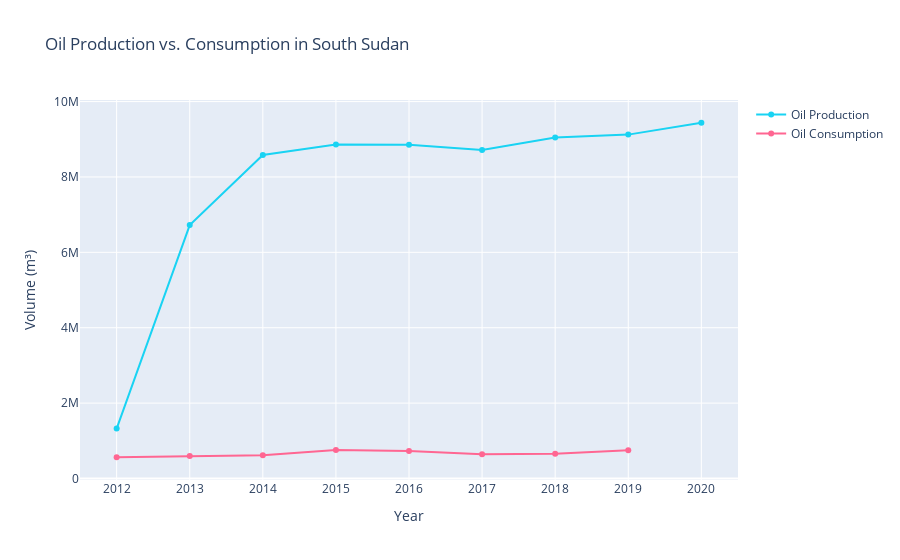

The code cell stored with this chart in its notebook:
### Code cell
colors_2 = {'Production':px.colors.qualitative.Plotly[5],
          'Consumption':px.colors.qualitative.Plotly[6]}

prod_cons = go.Figure()

prod_cons.add_traces(go.Scatter(x=ssd_data['Year'], y = ssd_data['Oil production(m³)'], name="Oil Production",
                         marker_color=colors_2['Production']))
prod_cons.add_traces(go.Scatter(x=ssd_data['Year'], y = ssd_data['Oil consumption(m³)'], name="Oil Consumption",
                         marker_color=colors_2['Consumption']))
prod_cons.update_layout(
    title="Oil Production vs. Consumption in South Sudan",
    xaxis_title="Year",
    yaxis_title="Volume (m³)",
)
prod_cons.show()

### Figure 1 — Plotly figure (JSON) as saved in the notebook; plotly's stock layout.template omitted (floating-point values rounded to 4 significant figures)
{"data": [{"marker": {"color": "#19D3F3"}, "name": "Oil Production", "type": "scatter", "x": [2012, 2013, 2014, 2015, 2016, 2017, 2018, 2019, 2020], "y": [1325000, 6723000, 8581000, 8864000, 8853000, 8718000, 9047000, 9123000, 9438000]}, {"marker": {"color": "#FF6692"}, "name": "Oil Consumption", "type": "scatter", "x": [2012, 2013, 2014, 2015, 2016, 2017, 2018, 2019, 2020], "y": [563800, 596800, 617400, 758400, 731200, 641000, 659100, 750300, null]}], "layout": {"title": {"text": "Oil Production vs. Consumption in South Sudan"}, "xaxis": {"title": {"text": "Year"}}, "yaxis": {"title": {"text": "Volume (m³)"}}}}
